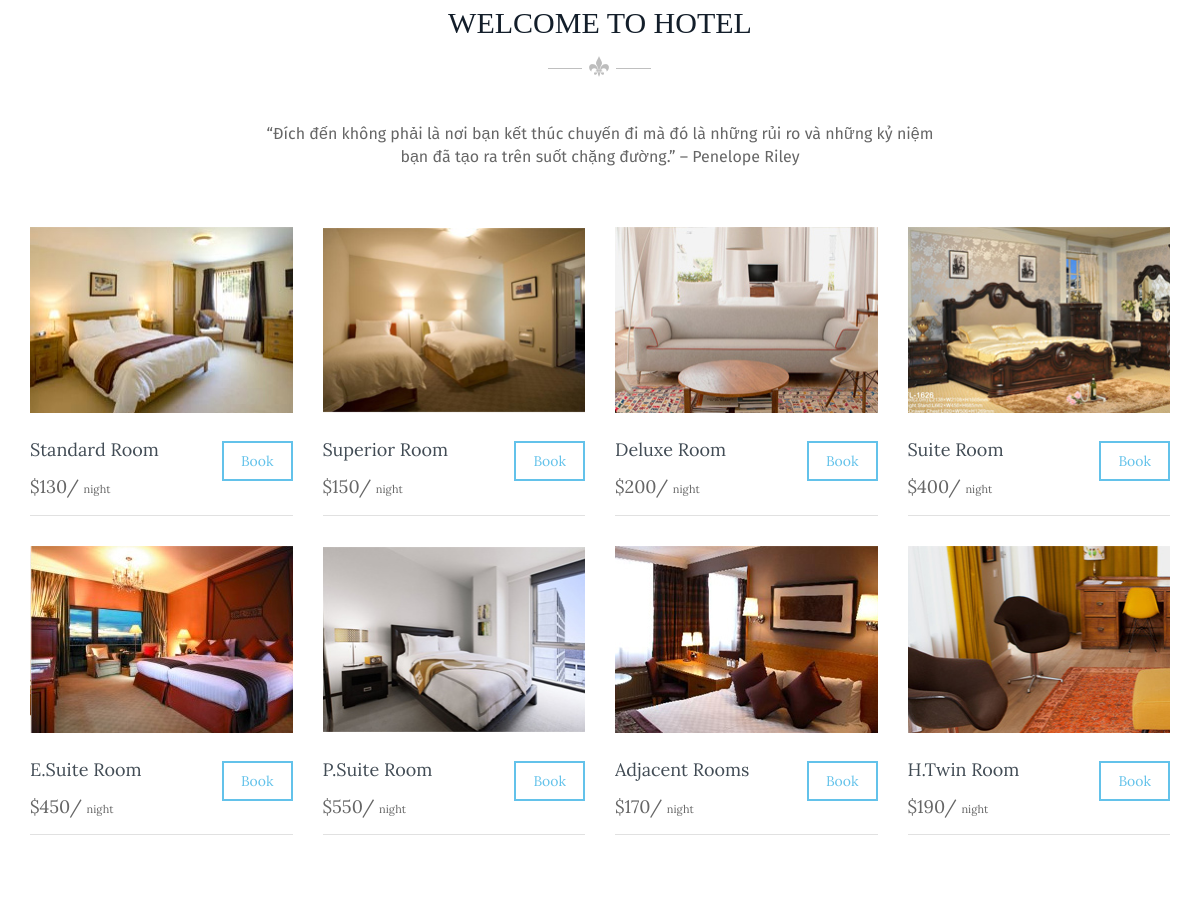
The app's page / (signed in, middle part), older data.
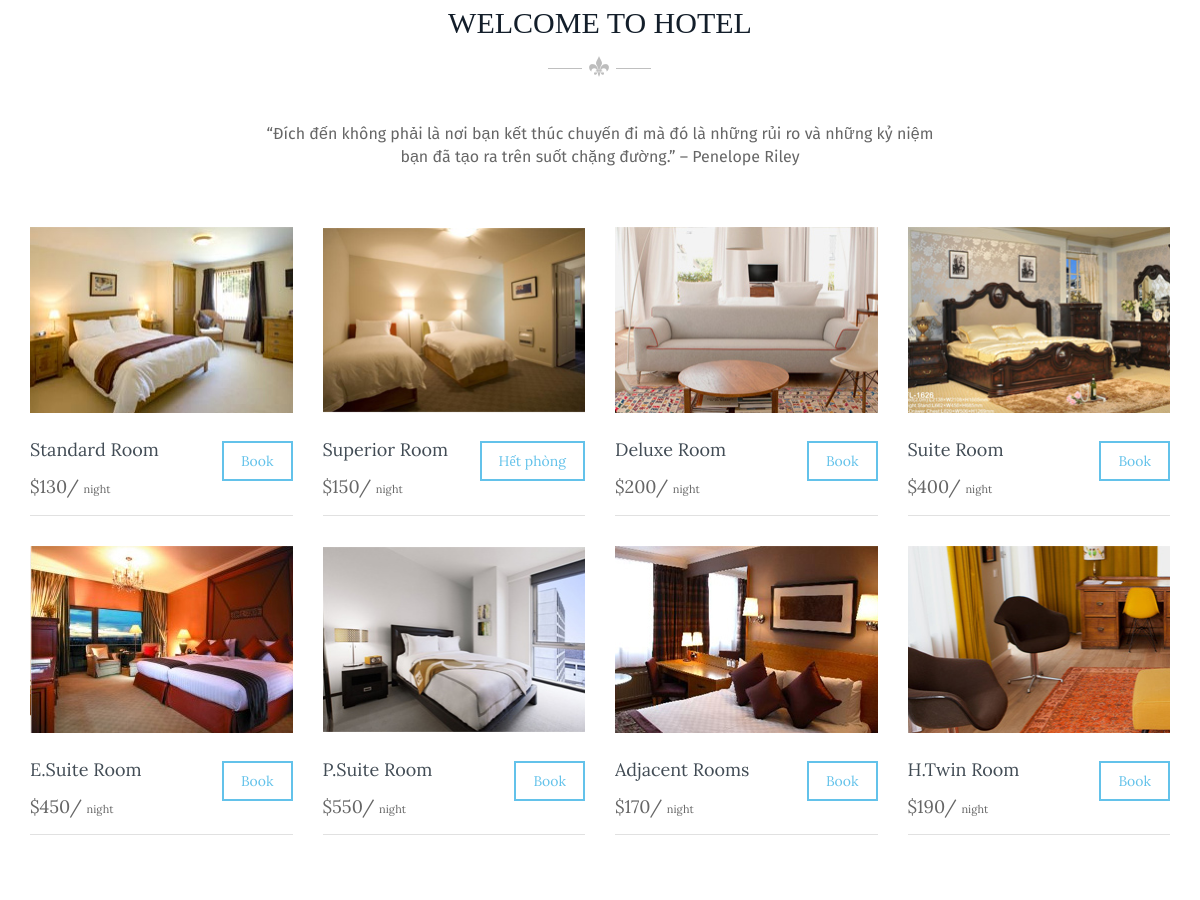
The same page, newer data.
### phong/models.py (models this page shows, shortened)
class Phong(models.Model):
    choice_phong = {(0,"Standard Room"),(1,"Superior Room"),(2,"Deluxe Room"),(3,"Suite Room")
                    ,(4,"Executive Suite Room"),(5,"President Suite Room"),(6,"Adjacent Rooms"),(7,"Hollywood Twin Room")}
    sophong= models.CharField(max_length=30,primary_key=True,default=0)
    loaiphong = models.IntegerField(choices = choice_phong,default=0)
    gia= models.BigIntegerField(default=0)
    active = models.BooleanField(default = False)

### hotel/views.py (the view, shortened to what this page needs)
# urls.py: path('', indexView.as_view(),name="index"),
class indexView(LoginRequiredMixin, View):
    login_url="/login/"
    def get(self,request):
        form = Phong.objects.all()
        context = {'f':form}
        return render(request, 'hoteltp/index.html',context)

### templates/hoteltp/index.html (shortened to what the changed rows need)
{% extends 'hoteltp/base.html' %}
{% load static %}
{% block body %}
    <body id="home_one">
        <section class="welcome_area">
            <div class="container">
                    <div class="welcome">
                        <div class="row">
                            <div class="other_room">
		                        <div class="section_content">
		                            <div class="accomodation_single_room">
		                                <div class="container">
		                                    <div class="row">
		                                        <div class="col-lg-3 col-md-3 col-sm-3">
		                                            <div class="single_room_wrapper clearfix padding-bottom-30">
		                                                <figure class="uk-overlay uk-overlay-hover">
		                                                    <div class="room_title border-bottom-whitesmoke clearfix">
		                                                            {% for i in f %}
			                                                            {% if i.sophong == "A02" %}
			                                                            {% if i.active == False%}
		                                                            	<form method="post">
			                                                            <div class="left_room_title floatright">
			                                                                <button type="submit" class="btn btn-book">Book</button>
			                                                            </div>
			                                                            </form>
		                                                            	{% else %}
		                                                            <div class="left_room_title floatright">
		                                                                <a href="#" class="btn btn-book">Hết phòng</a>
		                                                            </div>
			                                                            {%endif%}
			                                                            {%endif%}
		                                                            {%endfor%}
		                                                        </div>
		                                                </figure>
		                                            </div>
		                                        </div>
		                                    </div>
		                                </div>
		                            </div>
		                        </div>
                    </div>
                        </div>
                    </div>
            </div>
        </section>
{% endblock %}

Row changes from the older to the newer data that the page shows:
changed Phong (number 2 of 8 on the later page): active "Book" → "Hết phòng"
